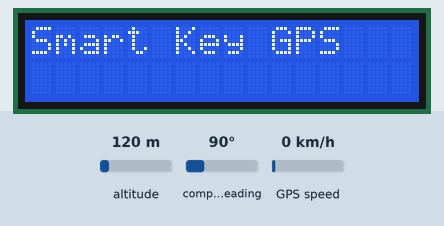
Recording of a sketch running on a simulated Arduino Uno, built with avr-gcc and run on an emulated ATmega328P. Shown: 16×2 character LCD. The test bench sets the inputs (shaded band); at power-on: altitude 120 m, compass heading 90°, GPS speed 0 km/h. The GPS gets a fix after 3 s at 37.7749, -122.4194 with 8 satellites.

Above: at 0.1 s.
At 3.1 s:
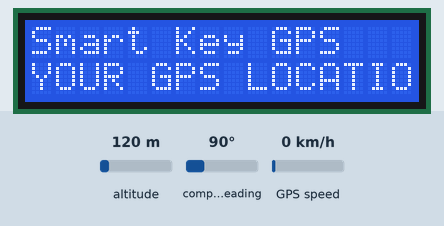
At 3.6 s:
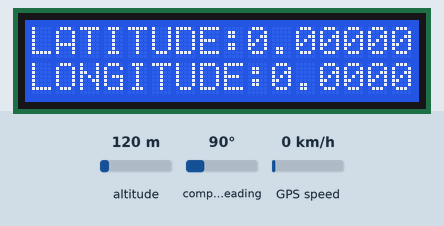
At 126.8 s:
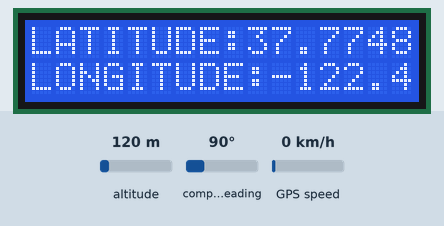

The sketch:

smartkey.ino
```cpp
#include <TinyGPS.h>
#include <LiquidCrystal.h>
#include <SoftwareSerial.h>

LiquidCrystal lcd(8,9,10,11,12,13);
SoftwareSerial SIM900(7,8);
TinyGPS gps;

float flat, flon;
unsigned long age;
int buttonPin = 7;
int buttonState = 0;

void setup() {
  pinMode(buttonPin, INPUT);
  SIM900.begin(9600);
  Serial.begin(9600);

  lcd.begin(16, 2);
  lcd.setCursor(0,0);
  lcd.print("Smart Key GPS");
  delay(2000);

}

void loop() {
  buttonState = digitalRead(buttonPin);

  bool newdata = false;
  unsigned long chars;
  unsigned short sentences, failed;


for(unsigned long start = millis (); millis () -start < 1000;)

  {
    while(Serial.available()){
      char c = Serial.read();
      if(gps.encode(c));
      newdata = true;
      }
   }
  if(newdata){
    gps.f_get_position (&flat, &flon, &age);
    lcd.clear();
    lcd.setCursor(0,0);
    lcd.print("Smart Key GPS");
    lcd.setCursor(0,1);
    lcd.print("YOUR GPS LOCATION");
    delay(500);
    lcd.clear();
    lcd.setCursor(0,0);
    lcd.print("LATITUDE:");lcd.print(flat == TinyGPS::GPS_INVALID_F_ANGLE ? 0.0 : flat, 6);
    lcd.setCursor(0,1);
    lcd.print("LONGITUDE:");lcd.print(flon == TinyGPS::GPS_INVALID_F_ANGLE ? 0.0 : flon, 6);


    }
  if(buttonState == LOW){
    SendMessage();

    }
    else if(buttonState == HIGH){

        noMessage();
        }


  delay(2000);

}


void SendMessage(){

    SIM900.println("AT+CMGF=1");
    SIM900.println("Message from SMART KEY GPS System..");
    SIM900.println("AT+CMGS=\"+267 72500000\"\r");
    SIM900.println("Smart Key GPS");
    SIM900.println("-----------------------------------");
    delay(100);
    SIM900.println("YOUR GPS LOCATION");
    delay(100);
    SIM900.println("LATITUDE:");
    SIM900.println(flat == TinyGPS::GPS_INVALID_F_ANGLE ? 0.0 : flat, 6);
    SIM900.println("LONGITUDE:");
    SIM900.println(flon == TinyGPS::GPS_INVALID_F_ANGLE ? 0.0 : flon, 6);
    delay(200);
    SIM900.println((char)26);
    delay(100);


  }
void noMessage(){
  SIM900.println(" ");
  }
```

Measured:
- what the display in image 1 shows lasts 0.5 s, from 3.1 s to 3.6 s
- what the display in image 2 shows lasts 3.0 s, from 3.6 s to 6.6 s
